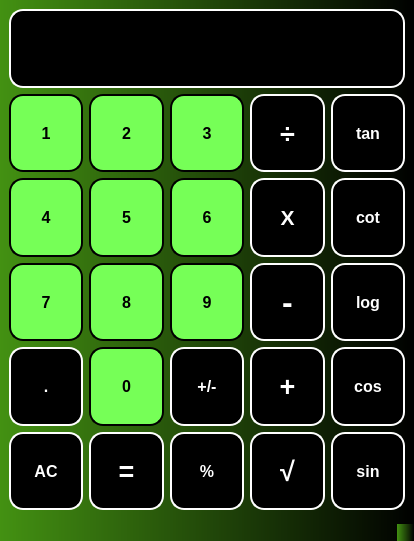
<?xml version="1.0" encoding="UTF-8"?>
<ui version="4.0">
 <class>MainWindow</class>
 <widget class="QMainWindow" name="MainWindow">
  <property name="geometry">
   <rect>
    <x>0</x>
    <y>0</y>
    <width>414</width>
    <height>541</height>
   </rect>
  </property>
  <property name="font">
   <font>
    <pointsize>16</pointsize>
    <bold>true</bold>
   </font>
  </property>
  <property name="windowTitle">
   <string>MainWindow</string>
  </property>
  <property name="autoFillBackground">
   <bool>false</bool>
  </property>
  <property name="styleSheet">
   <string notr="true">background-color: qlineargradient(spread:pad, x1:0, y1:0, x2:1, y2:0, stop:0 rgba(67, 145, 18, 255), stop:1 rgba(0, 0, 0, 255));
</string>
  </property>
  <property name="documentMode">
   <bool>false</bool>
  </property>
  <property name="dockNestingEnabled">
   <bool>false</bool>
  </property>
  <property name="unifiedTitleAndToolBarOnMac">
   <bool>false</bool>
  </property>
  <widget class="QWidget" name="centralwidget">
   <layout class="QGridLayout" name="gridLayout">
    <item row="0" column="0" colspan="5">
     <widget class="QLineEdit" name="txtbox">
      <property name="sizePolicy">
       <sizepolicy hsizetype="Expanding" vsizetype="Expanding">
        <horstretch>0</horstretch>
        <verstretch>0</verstretch>
       </sizepolicy>
      </property>
      <property name="font">
       <font>
        <pointsize>24</pointsize>
        <bold>true</bold>
       </font>
      </property>
      <property name="styleSheet">
       <string notr="true">background-color:black;
color: white;
border-style: outset;
border-width:2px;
border-radius:14px;
border-color: white;</string>
      </property>
      <property name="text">
       <string/>
      </property>
     </widget>
    </item>
    <item row="1" column="0">
     <widget class="QPushButton" name="num1">
      <property name="sizePolicy">
       <sizepolicy hsizetype="Minimum" vsizetype="Expanding">
        <horstretch>0</horstretch>
        <verstretch>0</verstretch>
       </sizepolicy>
      </property>
      <property name="font">
       <font>
        <pointsize>12</pointsize>
        <italic>false</italic>
        <bold>true</bold>
       </font>
      </property>
      <property name="styleSheet">
       <string notr="true">background-color:rgb(118, 255, 87);
color: black;
border-style: outset;
border-width:2px;
border-radius:14px;
border-color: black;
padding:16px;
</string>
      </property>
      <property name="text">
       <string>1</string>
      </property>
     </widget>
    </item>
    <item row="1" column="1">
     <widget class="QPushButton" name="num2">
      <property name="sizePolicy">
       <sizepolicy hsizetype="Minimum" vsizetype="Expanding">
        <horstretch>0</horstretch>
        <verstretch>0</verstretch>
       </sizepolicy>
      </property>
      <property name="font">
       <font>
        <pointsize>12</pointsize>
        <italic>false</italic>
        <bold>true</bold>
       </font>
      </property>
      <property name="styleSheet">
       <string notr="true">background-color:rgb(118, 255, 87);
color: black;
border-style: outset;
border-width:2px;
border-radius:14px;
border-color: black;
padding:16px;
</string>
      </property>
      <property name="text">
       <string>2</string>
      </property>
     </widget>
    </item>
    <item row="1" column="2">
     <widget class="QPushButton" name="num3">
      <property name="sizePolicy">
       <sizepolicy hsizetype="Minimum" vsizetype="Expanding">
        <horstretch>0</horstretch>
        <verstretch>0</verstretch>
       </sizepolicy>
      </property>
      <property name="font">
       <font>
        <pointsize>12</pointsize>
        <italic>false</italic>
        <bold>true</bold>
       </font>
      </property>
      <property name="styleSheet">
       <string notr="true">background-color:rgb(118, 255, 87);
color: black;
border-style: outset;
border-width:2px;
border-radius:14px;
border-color: black;
padding:16px;
</string>
      </property>
      <property name="text">
       <string>3</string>
      </property>
     </widget>
    </item>
    <item row="1" column="3">
     <widget class="QPushButton" name="divide">
      <property name="sizePolicy">
       <sizepolicy hsizetype="Minimum" vsizetype="Expanding">
        <horstretch>0</horstretch>
        <verstretch>0</verstretch>
       </sizepolicy>
      </property>
      <property name="font">
       <font>
        <pointsize>20</pointsize>
        <italic>false</italic>
        <bold>true</bold>
       </font>
      </property>
      <property name="styleSheet">
       <string notr="true">background-color:black;
color: white;
border-style: outset;
border-width:2px;
border-radius:14px;
border-color: white;
padding:16px;
</string>
      </property>
      <property name="text">
       <string>÷</string>
      </property>
     </widget>
    </item>
    <item row="1" column="4">
     <widget class="QPushButton" name="tan">
      <property name="sizePolicy">
       <sizepolicy hsizetype="Minimum" vsizetype="Expanding">
        <horstretch>0</horstretch>
        <verstretch>0</verstretch>
       </sizepolicy>
      </property>
      <property name="font">
       <font>
        <pointsize>12</pointsize>
        <italic>false</italic>
        <bold>true</bold>
       </font>
      </property>
      <property name="styleSheet">
       <string notr="true">background-color:black;
color: white;
border-style: outset;
border-width:2px;
border-radius:14px;
border-color: white;
padding:16px;
</string>
      </property>
      <property name="text">
       <string>tan</string>
      </property>
     </widget>
    </item>
    <item row="2" column="0">
     <widget class="QPushButton" name="num4">
      <property name="sizePolicy">
       <sizepolicy hsizetype="Minimum" vsizetype="Expanding">
        <horstretch>0</horstretch>
        <verstretch>0</verstretch>
       </sizepolicy>
      </property>
      <property name="font">
       <font>
        <pointsize>12</pointsize>
        <italic>false</italic>
        <bold>true</bold>
       </font>
      </property>
      <property name="styleSheet">
       <string notr="true">background-color:rgb(118, 255, 87);
color: black;
border-style: outset;
border-width:2px;
border-radius:14px;
border-color: black;
padding:16px;
</string>
      </property>
      <property name="text">
       <string>4</string>
      </property>
     </widget>
    </item>
    <item row="2" column="1">
     <widget class="QPushButton" name="num5">
      <property name="sizePolicy">
       <sizepolicy hsizetype="Minimum" vsizetype="Expanding">
        <horstretch>0</horstretch>
        <verstretch>0</verstretch>
       </sizepolicy>
      </property>
      <property name="font">
       <font>
        <pointsize>12</pointsize>
        <italic>false</italic>
        <bold>true</bold>
       </font>
      </property>
      <property name="styleSheet">
       <string notr="true">background-color:rgb(118, 255, 87);
color: black;
border-style: outset;
border-width:2px;
border-radius:14px;
border-color: black;
padding:16px;
</string>
      </property>
      <property name="text">
       <string>5</string>
      </property>
     </widget>
    </item>
    <item row="2" column="2">
     <widget class="QPushButton" name="num6">
      <property name="sizePolicy">
       <sizepolicy hsizetype="Minimum" vsizetype="Expanding">
        <horstretch>0</horstretch>
        <verstretch>0</verstretch>
       </sizepolicy>
      </property>
      <property name="font">
       <font>
        <pointsize>12</pointsize>
        <italic>false</italic>
        <bold>true</bold>
       </font>
      </property>
      <property name="styleSheet">
       <string notr="true">background-color:rgb(118, 255, 87);
color: black;
border-style: outset;
border-width:2px;
border-radius:14px;
border-color: black;
padding:16px;
</string>
      </property>
      <property name="text">
       <string>6</string>
      </property>
     </widget>
    </item>
    <item row="2" column="3">
     <widget class="QPushButton" name="duplicate">
      <property name="sizePolicy">
       <sizepolicy hsizetype="Minimum" vsizetype="Expanding">
        <horstretch>0</horstretch>
        <verstretch>0</verstretch>
       </sizepolicy>
      </property>
      <property name="font">
       <font>
        <pointsize>16</pointsize>
        <italic>false</italic>
        <bold>true</bold>
       </font>
      </property>
      <property name="styleSheet">
       <string notr="true">background-color:black;
color: white;
border-style: outset;
border-width:2px;
border-radius:14px;
border-color: white;
padding:16px;
</string>
      </property>
      <property name="text">
       <string>X</string>
      </property>
     </widget>
    </item>
    <item row="2" column="4">
     <widget class="QPushButton" name="cot">
      <property name="sizePolicy">
       <sizepolicy hsizetype="Minimum" vsizetype="Expanding">
        <horstretch>0</horstretch>
        <verstretch>0</verstretch>
       </sizepolicy>
      </property>
      <property name="font">
       <font>
        <pointsize>12</pointsize>
        <italic>false</italic>
        <bold>true</bold>
       </font>
      </property>
      <property name="styleSheet">
       <string notr="true">background-color:black;
color: white;
border-style: outset;
border-width:2px;
border-radius:14px;
border-color: white;
padding:16px;
</string>
      </property>
      <property name="text">
       <string>cot</string>
      </property>
     </widget>
    </item>
    <item row="3" column="0">
     <widget class="QPushButton" name="num7">
      <property name="sizePolicy">
       <sizepolicy hsizetype="Minimum" vsizetype="Expanding">
        <horstretch>0</horstretch>
        <verstretch>0</verstretch>
       </sizepolicy>
      </property>
      <property name="font">
       <font>
        <pointsize>12</pointsize>
        <italic>false</italic>
        <bold>true</bold>
       </font>
      </property>
      <property name="styleSheet">
       <string notr="true">background-color:rgb(118, 255, 87);
color: black;
border-style: outset;
border-width:2px;
border-radius:14px;
border-color: black;
padding:16px;
</string>
      </property>
      <property name="text">
       <string>7</string>
      </property>
     </widget>
    </item>
    <item row="3" column="1">
     <widget class="QPushButton" name="num8">
      <property name="sizePolicy">
       <sizepolicy hsizetype="Minimum" vsizetype="Expanding">
        <horstretch>0</horstretch>
        <verstretch>0</verstretch>
       </sizepolicy>
      </property>
      <property name="font">
       <font>
        <pointsize>12</pointsize>
        <italic>false</italic>
        <bold>true</bold>
       </font>
      </property>
      <property name="styleSheet">
       <string notr="true">background-color:rgb(118, 255, 87);
color: black;
border-style: outset;
border-width:2px;
border-radius:14px;
border-color: black;
padding:16px;
</string>
      </property>
      <property name="text">
       <string>8</string>
      </property>
     </widget>
    </item>
    <item row="3" column="2">
     <widget class="QPushButton" name="num9">
      <property name="sizePolicy">
       <sizepolicy hsizetype="Minimum" vsizetype="Expanding">
        <horstretch>0</horstretch>
        <verstretch>0</verstretch>
       </sizepolicy>
      </property>
      <property name="font">
       <font>
        <pointsize>12</pointsize>
        <italic>false</italic>
        <bold>true</bold>
       </font>
      </property>
      <property name="styleSheet">
       <string notr="true">background-color:rgb(118, 255, 87);
color: black;
border-style: outset;
border-width:2px;
border-radius:14px;
border-color: black;
padding:16px;
</string>
      </property>
      <property name="text">
       <string>9</string>
      </property>
     </widget>
    </item>
    <item row="3" column="3">
     <widget class="QPushButton" name="sub">
      <property name="sizePolicy">
       <sizepolicy hsizetype="Minimum" vsizetype="Expanding">
        <horstretch>0</horstretch>
        <verstretch>0</verstretch>
       </sizepolicy>
      </property>
      <property name="font">
       <font>
        <pointsize>24</pointsize>
        <italic>false</italic>
        <bold>true</bold>
       </font>
      </property>
      <property name="styleSheet">
       <string notr="true">background-color:black;
color: white;
border-style: outset;
border-width:2px;
border-radius:14px;
border-color: white;
padding:16px;
</string>
      </property>
      <property name="text">
       <string>-</string>
      </property>
     </widget>
    </item>
    <item row="3" column="4">
     <widget class="QPushButton" name="log">
      <property name="sizePolicy">
       <sizepolicy hsizetype="Minimum" vsizetype="Expanding">
        <horstretch>0</horstretch>
        <verstretch>0</verstretch>
       </sizepolicy>
      </property>
      <property name="font">
       <font>
        <pointsize>12</pointsize>
        <italic>false</italic>
        <bold>true</bold>
       </font>
      </property>
      <property name="styleSheet">
       <string notr="true">background-color:black;
color: white;
border-style: outset;
border-width:2px;
border-radius:14px;
border-color: white;
padding:16px;
</string>
      </property>
      <property name="text">
       <string>log</string>
      </property>
     </widget>
    </item>
    <item row="4" column="0">
     <widget class="QPushButton" name="point">
      <property name="sizePolicy">
       <sizepolicy hsizetype="Minimum" vsizetype="Expanding">
        <horstretch>0</horstretch>
        <verstretch>0</verstretch>
       </sizepolicy>
      </property>
      <property name="font">
       <font>
        <pointsize>12</pointsize>
        <italic>false</italic>
        <bold>true</bold>
       </font>
      </property>
      <property name="styleSheet">
       <string notr="true">background-color:black;
color: white;
border-style: outset;
border-width:2px;
border-radius:14px;
border-color: white;
padding:16px;
</string>
      </property>
      <property name="text">
       <string>.</string>
      </property>
     </widget>
    </item>
    <item row="4" column="1">
     <widget class="QPushButton" name="num0">
      <property name="sizePolicy">
       <sizepolicy hsizetype="Minimum" vsizetype="Expanding">
        <horstretch>0</horstretch>
        <verstretch>0</verstretch>
       </sizepolicy>
      </property>
      <property name="font">
       <font>
        <pointsize>12</pointsize>
        <italic>false</italic>
        <bold>true</bold>
       </font>
      </property>
      <property name="styleSheet">
       <string notr="true">background-color:rgb(118, 255, 87);
color: black;
border-style: outset;
border-width:2px;
border-radius:14px;
border-color: black;
padding:16px;
</string>
      </property>
      <property name="text">
       <string>0</string>
      </property>
     </widget>
    </item>
    <item row="4" column="2">
     <widget class="QPushButton" name="reverse">
      <property name="sizePolicy">
       <sizepolicy hsizetype="Minimum" vsizetype="Expanding">
        <horstretch>0</horstretch>
        <verstretch>0</verstretch>
       </sizepolicy>
      </property>
      <property name="font">
       <font>
        <pointsize>12</pointsize>
        <italic>false</italic>
        <bold>true</bold>
       </font>
      </property>
      <property name="styleSheet">
       <string notr="true">background-color:black;
color: white;
border-style: outset;
border-width:2px;
border-radius:14px;
border-color: white;
padding:16px;
</string>
      </property>
      <property name="text">
       <string>+/-</string>
      </property>
     </widget>
    </item>
    <item row="4" column="3">
     <widget class="QPushButton" name="sum">
      <property name="sizePolicy">
       <sizepolicy hsizetype="Minimum" vsizetype="Expanding">
        <horstretch>0</horstretch>
        <verstretch>0</verstretch>
       </sizepolicy>
      </property>
      <property name="font">
       <font>
        <pointsize>20</pointsize>
        <italic>false</italic>
        <bold>true</bold>
       </font>
      </property>
      <property name="styleSheet">
       <string notr="true">background-color:black;
color: white;
border-style: outset;
border-width:2px;
border-radius:14px;
border-color: white;
padding:16px;
</string>
      </property>
      <property name="text">
       <string>+</string>
      </property>
     </widget>
    </item>
    <item row="4" column="4">
     <widget class="QPushButton" name="cos">
      <property name="sizePolicy">
       <sizepolicy hsizetype="Minimum" vsizetype="Expanding">
        <horstretch>0</horstretch>
        <verstretch>0</verstretch>
       </sizepolicy>
      </property>
      <property name="font">
       <font>
        <pointsize>12</pointsize>
        <italic>false</italic>
        <bold>true</bold>
       </font>
      </property>
      <property name="styleSheet">
       <string notr="true">background-color:black;
color: white;
border-style: outset;
border-width:2px;
border-radius:14px;
border-color: white;
padding:16px;
</string>
      </property>
      <property name="text">
       <string>cos</string>
      </property>
     </widget>
    </item>
    <item row="5" column="0">
     <widget class="QPushButton" name="ac">
      <property name="sizePolicy">
       <sizepolicy hsizetype="Minimum" vsizetype="Expanding">
        <horstretch>0</horstretch>
        <verstretch>0</verstretch>
       </sizepolicy>
      </property>
      <property name="font">
       <font>
        <pointsize>12</pointsize>
        <italic>false</italic>
        <bold>true</bold>
       </font>
      </property>
      <property name="styleSheet">
       <string notr="true">background-color:black;
color: white;
border-style: outset;
border-width:2px;
border-radius:14px;
border-color: white;
padding:16px;
</string>
      </property>
      <property name="text">
       <string>AC</string>
      </property>
     </widget>
    </item>
    <item row="5" column="1">
     <widget class="QPushButton" name="result">
      <property name="sizePolicy">
       <sizepolicy hsizetype="Minimum" vsizetype="Expanding">
        <horstretch>0</horstretch>
        <verstretch>0</verstretch>
       </sizepolicy>
      </property>
      <property name="font">
       <font>
        <pointsize>20</pointsize>
        <italic>false</italic>
        <bold>true</bold>
       </font>
      </property>
      <property name="styleSheet">
       <string notr="true">background-color:black;
color: white;
border-style: outset;
border-width:2px;
border-radius:14px;
border-color: white;
padding:16px;
</string>
      </property>
      <property name="text">
       <string>=</string>
      </property>
     </widget>
    </item>
    <item row="5" column="2">
     <widget class="QPushButton" name="percent">
      <property name="sizePolicy">
       <sizepolicy hsizetype="Minimum" vsizetype="Expanding">
        <horstretch>0</horstretch>
        <verstretch>0</verstretch>
       </sizepolicy>
      </property>
      <property name="font">
       <font>
        <pointsize>12</pointsize>
        <italic>false</italic>
        <bold>true</bold>
       </font>
      </property>
      <property name="styleSheet">
       <string notr="true">background-color:black;
color: white;
border-style: outset;
border-width:2px;
border-radius:14px;
border-color: white;
padding:16px;
</string>
      </property>
      <property name="text">
       <string>%</string>
      </property>
     </widget>
    </item>
    <item row="5" column="3">
     <widget class="QPushButton" name="sqrt">
      <property name="sizePolicy">
       <sizepolicy hsizetype="Minimum" vsizetype="Expanding">
        <horstretch>0</horstretch>
        <verstretch>0</verstretch>
       </sizepolicy>
      </property>
      <property name="font">
       <font>
        <pointsize>20</pointsize>
        <italic>false</italic>
        <bold>true</bold>
       </font>
      </property>
      <property name="styleSheet">
       <string notr="true">background-color:black;
color: white;
border-style: outset;
border-width:2px;
border-radius:14px;
border-color: white;
padding:16px;
</string>
      </property>
      <property name="text">
       <string>√</string>
      </property>
     </widget>
    </item>
    <item row="5" column="4">
     <widget class="QPushButton" name="sin">
      <property name="sizePolicy">
       <sizepolicy hsizetype="Minimum" vsizetype="Expanding">
        <horstretch>0</horstretch>
        <verstretch>0</verstretch>
       </sizepolicy>
      </property>
      <property name="font">
       <font>
        <pointsize>12</pointsize>
        <italic>false</italic>
        <bold>true</bold>
       </font>
      </property>
      <property name="styleSheet">
       <string notr="true">background-color:black;
color: white;
border-style: outset;
border-width:2px;
border-radius:14px;
border-color: white;
padding:16px;
</string>
      </property>
      <property name="text">
       <string>sin</string>
      </property>
     </widget>
    </item>
   </layout>
  </widget>
  <widget class="QMenuBar" name="menubar">
   <property name="geometry">
    <rect>
     <x>0</x>
     <y>0</y>
     <width>414</width>
     <height>22</height>
    </rect>
   </property>
  </widget>
  <widget class="QStatusBar" name="statusbar"/>
 </widget>
 <resources/>
 <connections/>
</ui>
